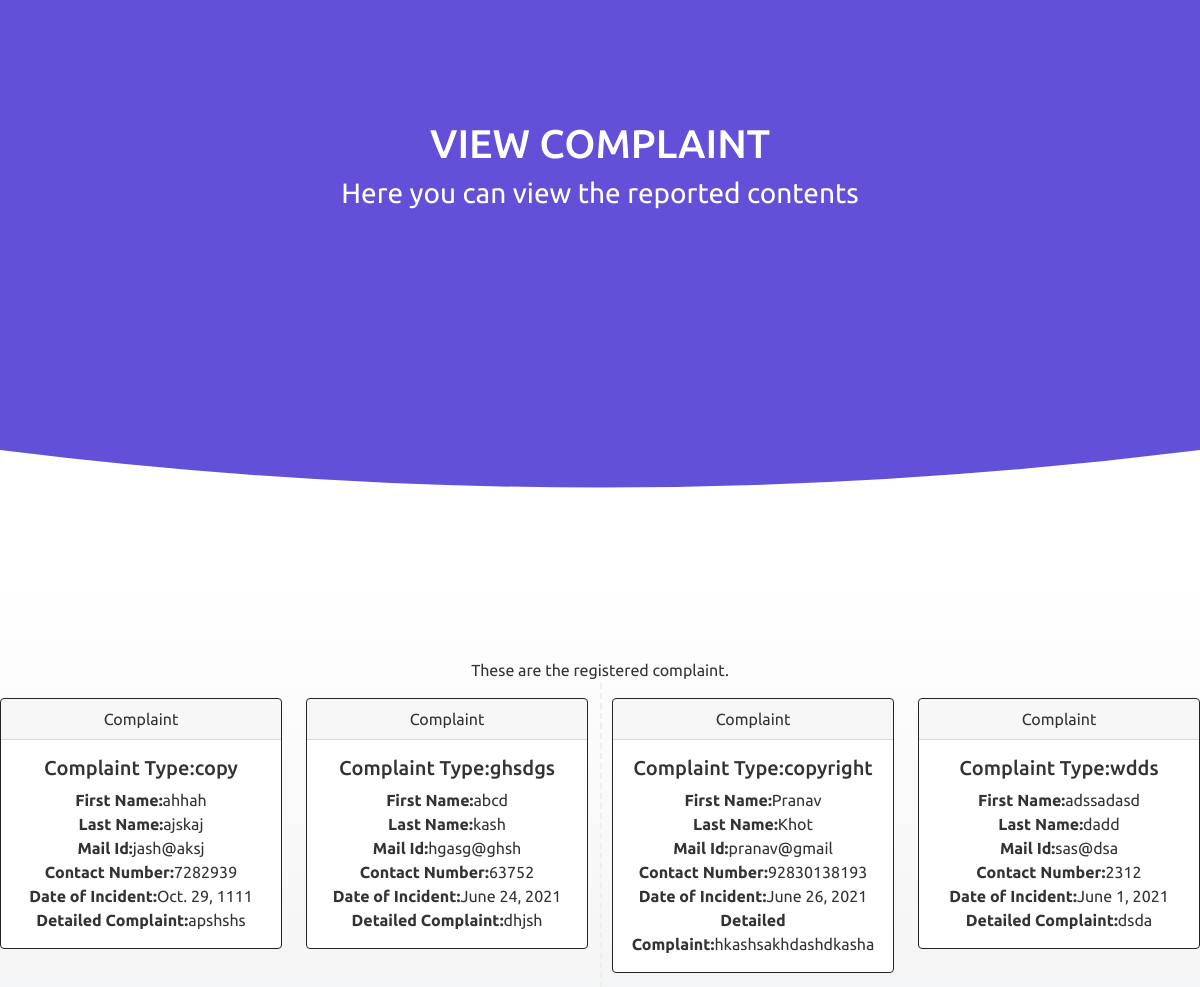
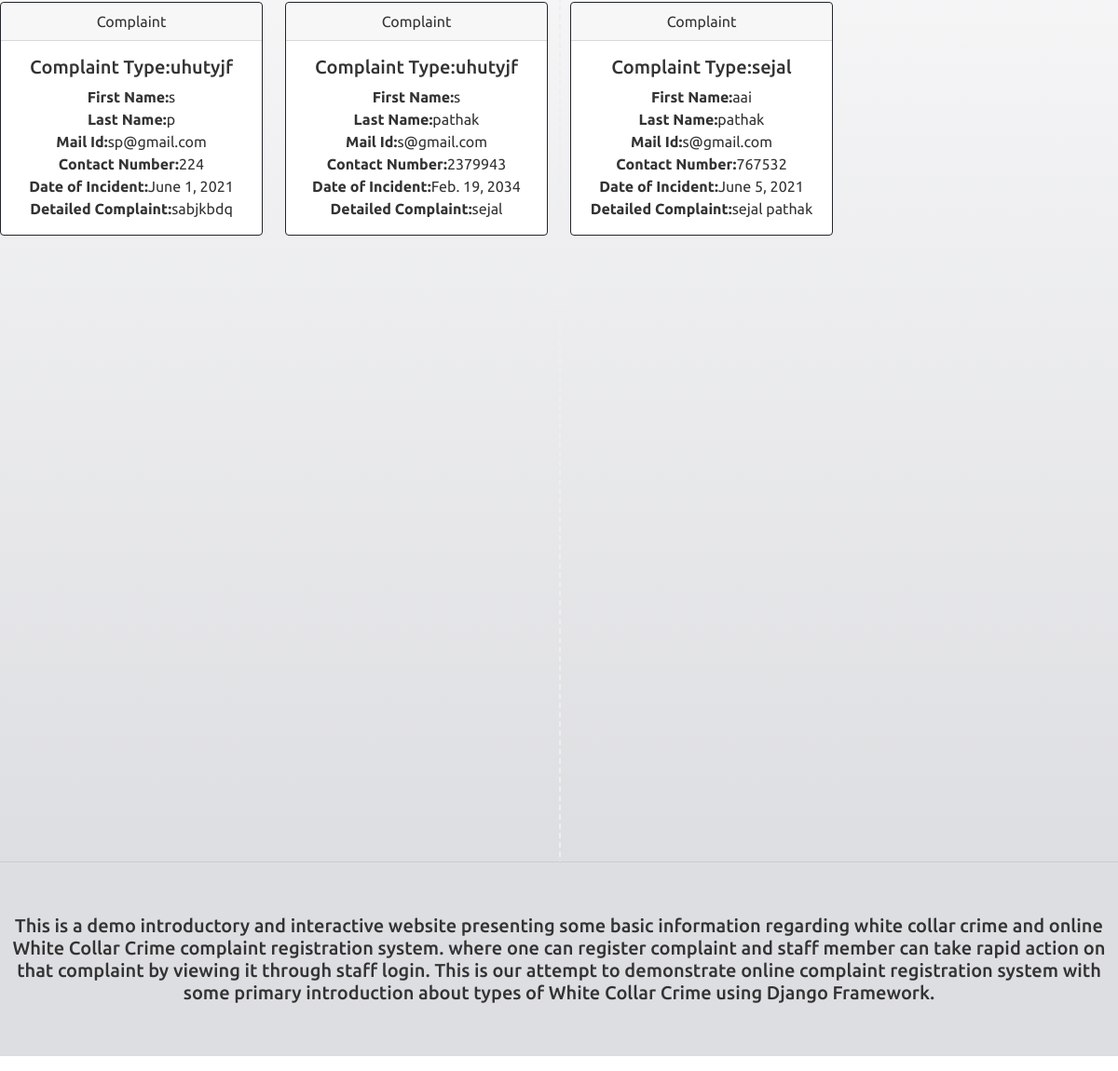
The page /complaint_view/ on the database its author committed (2 pictures, top to bottom).
### app1/models.py (models this page shows)
class Complaint (models.Model):
    first = models.CharField(max_length=20)
    last = models.CharField(max_length=20)
    email = models.EmailField()
    number = models.IntegerField()
    Date = models.DateField()
    complaint_type = models.CharField(max_length=50,null=True)
    detail_complaint = models.CharField(max_length=300)
    def __str__(self):
        return self.first + " " +self.last

### app1/views.py (the view)
# urls.py: path('complaint_view/',views.complaint_view)
def complaint_view(request):
    complaint_list = Complaint.objects.all()
    print(complaint_list)
    context = {
        'complaints': complaint_list
    }
    return render(request,"app1/complaint_view.html",context)

### app1/templates/app1/complaint_view.html (shortened to what this page needs)
{% load static %}
<!DOCTYPE html>
<html lang="en">
<head>
    <link href="https://cdn.jsdelivr.net/npm/bootstrap@5.0.1/dist/css/bootstrap.min.css" rel="stylesheet">
    <link rel="stylesheet" href="{% static 'app1/css/complaint_view.css' %}" />
</head>
<body>
<div class="svg-container">
    <svg viewbox="0 0 800 400" class="svg">
      <path id="curve" fill="#6250d8" d="M 800 300 Q 400 350 0 300 L 0 0 L 800 0 L 800 300 Z">
      </path>
    </svg>
  </div>
  <header>
    <h1>VIEW COMPLAINT</h1>
    <h3>Here you can view the reported contents</h3>
  </header>
  <main>
    <p>
      These are the registered complaint.
                <div class="row">
        {% for complaint in complaints%}
                    <div class="col-md-3">
                    <div class="card border border-dark mb-3" style="max-width: 18rem;">
                    <div class="card-header">Complaint</div>
                    <div class="card-body">
                    <h5 class="card-title">Complaint Type:{{complaint.complaint_type}}</h5>
                    <p class="card-text">
                        <b>First Name:</b>{{complaint.first}}<br>
                        <b>Last Name:</b>{{complaint.last}}<br>
                        <b>Mail Id:</b>{{complaint.email}}<br>
                        <b>Contact Number:</b>{{complaint.number}}<br>
                        <b>Date of Incident:</b>{{complaint.Date}}<br>
                        <b>Detailed Complaint:</b>{{complaint.detail_complaint}}
                    </p>
  </div>
</div>
                    </div>
                 {% endfor %}
                 </div>
</p>
  </main>
  <footer >
    <p ><h5>This is a demo introductory and interactive website presenting some basic information regarding white collar crime and online White Collar Crime complaint registration system.
					where one can register complaint and staff member can take rapid action on that complaint by viewing it through staff login.
      This is our attempt to demonstrate online complaint registration system with some primary introduction about types of White Collar Crime using Django Framework.</h5></p>
  </footer>
</body>
</html>

### app1/static/app1/css/complaint_view.css (style rules this page uses)
*, *:after, *:before { margin: 0; padding: 0; }
.svg-container { position: absolute; top: 0; right: 0; left: 0; z-index: -1; }
body { background: #fff; color: #333; font-family: 'Ubuntu', sans-serif; position: relative; }
h3 { font-weight: 400; }
header { color: #fff; padding-top: 10vw; padding-bottom: 30vw; text-align: center; }
footer { background: #dddee1; padding: 5vh 0; text-align: center; position: relative; }

### rows shown on the page
Complaint: complaint_type "copy", first "ahhah", last "ajskaj", email "jash@aksj", number "7282939", Date "Oct. 29, 1111", detail_complaint "apshshs"
Complaint: complaint_type "ghsdgs", first "abcd", last "kash", email "hgasg@ghsh", number "63752", Date "June 24, 2021", detail_complaint "dhjsh"
Complaint: complaint_type "copyright", first "Pranav", last "Khot", email "pranav@gmail", number "92830138193", Date "June 26, 2021", detail_complaint "hkashsakhdashdkasha"
Complaint: complaint_type "wdds", first "adssadasd", last "dadd", email "sas@dsa", number "2312", Date "June 1, 2021", detail_complaint "dsda"
Complaint: complaint_type "uhutyjf", first "s", last "p", email "sp@gmail.com", number "224", Date "June 1, 2021", detail_complaint "sabjkbdq"
Complaint: complaint_type "uhutyjf", first "s", last "pathak", email "s@gmail.com", number "2379943", Date "Feb. 19, 2034", detail_complaint "sejal"
Complaint: complaint_type "sejal", first "aai", last "pathak", email "s@gmail.com", number "767532", Date "June 5, 2021", detail_complaint "sejal pathak"
